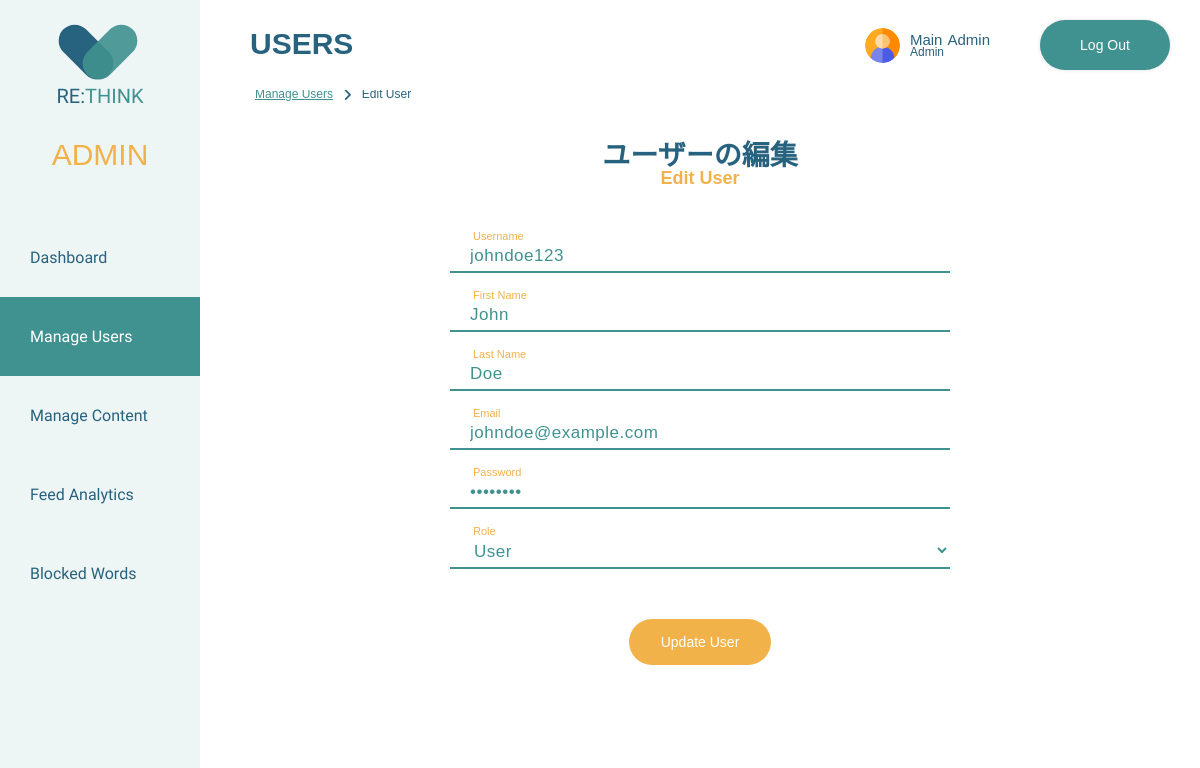
/rethink/admin/user_management/edit_user_admin/edit_user_details.php?id=129 (signed in), run on the app's committed database.
### tables this page shows
CREATE TABLE `users` (
  `UserID` int(11) NOT NULL,
  `FirstName` varchar(50) NOT NULL,
  `LastName` varchar(50) NOT NULL,
  `Username` varchar(30) DEFAULT NULL,
  `Email` varchar(50) NOT NULL,
  `Password` varchar(30) NOT NULL,
  `Role` varchar(1) NOT NULL,
  `Created` date DEFAULT NULL,
  `profileImg` varchar(100) DEFAULT NULL
);

### rethink/server-side/shared/check_login.php (called while the page is built, shortened)
<?php
function check_login($con) {
	if(isset($_SESSION['UserID']))
	{
		$id = $_SESSION['UserID'];
		$query = "SELECT * FROM users WHERE UserID = '$id' limit 1";
		$result = mysqli_query($con,$query);
		if ($result && mysqli_num_rows($result) > 0) {
			$user_data = mysqli_fetch_assoc($result);
			return $user_data;
		}
	}
	die;
}

### rethink/admin/user_management/edit_user_admin/edit_user_details.php (the view, shortened to what this page needs)
<?php
include(BASE_PATH . "connections.php");
include(BASE_PATH . "check_login.php");
include(BASE_PATH . "header/admin_layout.php");
$adminData = check_login($con);
?>
<!DOCTYPE html>
<html lang="en">
    <head>
        <?php includeHeadAssets(); ?>
    </head>
    <body>
        <header class="sidebar-navigation manage-users-navigation">
            <?php renderAdminNavigation(); ?>
        </header>
        <?php renderAdminHeaderWithLogout($adminData); ?>
        <div class="admin-main-wrapper">
            <h2>Users</h2>
            <div class="breadcrumbs breadcrumbs-admin">
                <a href="../manage_users.php">
                    <p>Manage Users</p>
                </a>
                <i class="fa-solid fa-angle-right fa-sm"></i>
                <p class="bread-active">Edit User</p>
            </div>
            <div>
                <?php
                if (isset($_GET['id'])) {
                    $userID = $_GET['id'];
                    $userQuery = "SELECT * FROM users WHERE UserID = $userID";
                    $userResult = mysqli_query($con, $userQuery);
                    if (mysqli_num_rows($userResult) > 0) {
                        foreach ($userResult as $userRecord) { ?>
                            <div class="user-management-form-wrapper">
                                <div class="user-management-header">
                                    <h3>
                                        <span class="japanese-title">ユーザーの編集</span>
                                        <span class="english-title">Edit User</span>
                                    </h3>
                                </div>
                                <form action="" method="POST" enctype="multipart/form-data">
                                    <div class="input-container
                                        <?php
                                        if (($userRecord['Username']) != '') {
                                            echo 'focus';
                                        }?>">
                                        <label for="">Username</label>
                                        <span>Username</span>
                                        <input type="text" name="username" value="<?php echo $userRecord['Username'];?>" class=" input form-control" >
                                        <div class="input-error">
                                            <p>
                                            </p>
                                        </div>
                                    </div>
                                    <div class="input-container
                                        <?php
                                        if (($userRecord['FirstName']) != '') {
                                            echo 'focus';
                                        }?>">
                                        <label for="">First Name</label>
                                        <span>First Name</span>
                                        <input type="text" name="firstName" value="<?php echo $userRecord['FirstName'];?>" class="input form-control">
                                        <div class="input-error">
                                            <p><?= $error['firstname_missing'] ?? '' ?></p>
                                        </div>
                                    </div>
                                    <div class="input-container
                                        <?php
                                        if (($userRecord['LastName']) != '') {
                                            echo 'focus';
                                        }?>">
                                        <label for="">Last Name</label>
                                        <span>Last Name</span>
                                        <input type="text" name="lastName" value="<?php echo $userRecord['LastName'];?>" class="input form-control">
                                        <div class="input-error">
                                            <p><?= $error['lastname_missing'] ?? '' ?></p>
                                        </div>
                                    </div>
                                    <div class="input-container
                                        <?php
                                        if (($userRecord['Email']) != '') {
                                            echo 'focus';}
                                        ?>">
                                        <label for="">Email</label>
                                        <span>Email</span>
                                        <input type="text" name="email" value="<?php echo $userRecord['Email'];?>" class="input form-control">
                                        <div class="input-error">
                                            <p>
                                            </p>
                                        </div>
                                    </div>
                                    <div class="input-container
                                        <?php
                                        if (($userRecord['Password']) != '') {
                                            echo 'focus';
                                        }?>">
                                        <label for="">Password</label>
                                        <span>Password</span>
                                        <input type="password" name="password" value="<?php echo $userRecord['Password'];?>"class="input form-control">
                                        <div class="input-error">
                                            <p><?= $error['password_missing'] ?? '' ?></p>
                                        </div>
                                    </div>
                                    <div class="input-container focus select-area">
                                        <label for="">Role</label>
                                        <span>Role</span>
                                        <select name="role" required class="input form-control">
                                            <option value="0" <?= $userRecord['Role'] == '0' ? 'selected':'' ?> >User</option>
                                        </select>
                                        <div class="input-error">
                                            <p><?= $error['role_missing'] ?? '' ?></p>
                                        </div>
                                    </div>
                                    <div class="form-actions">
                                        <button type="submit" name="update-user" class="primary-btn">Update User</button>
                                    </div>
                                </form>
                            </div>
                        <?php
                        }
                    } else { ?>
                        <h4>No record found</h4>
                    <?php
                    }
                }
                ?>
            </div>
        </div>
    </body>
</html>

### rethink/server-side/shared/header/admin_layout.php (shortened to what this page needs)
<?php
function hsc($hsc)
{
	return htmlspecialchars($hsc, ENT_QUOTES);
}
function includeHeadAssets(){
    echo '
        <meta charset="utf-8">
        <title>RE:THINK</title>
        <script src="https://kit.fontawesome.com/4f1988a159.js"></script>
        <link rel="preconnect" href="https://fonts.googleapis.com">
        <link rel="preconnect" href="https://fonts.gstatic.com" crossorigin>
        <link href="https://fonts.googleapis.com/css2?family=Gudea&display=swap" rel="stylesheet">
        <link rel="stylesheet" href="' . BASE_URL . './assets/css/shared.css">
        <link rel="stylesheet" href="' . BASE_URL . './assets/css/admin.css">
        <script src="'. BASE_URL . 'assets/javascript/input_handler.js" defer></script>
        <script src="'. BASE_URL . 'assets/javascript/alert_handler.js" defer></script>
        <script src="'. BASE_URL . 'assets/javascript/icon_selection_modal.js" defer></script>
        <script language="JavaScript" type="text/javascript">
            function checkDelete(){
                return confirm("本当に削除しますか？"); // "Are you sure you want to delete"? in Japanese
            }
        </script>
    ';
}
function renderAdminNavigation(){
    echo "
        <nav>
            <a href='". BASE_URL . "admin/admin_dashboard.php'>
                <div class='heart-header'>
                    <div class='heart'>
                        <div class='heart-left'></div>
                        <div class='heart-right'></div>
                    </div>
                    <div class='name-header'>RE:<span>THINK</span></div>
                </div>
            </a>
            <div class='header-admin-text'>
                <p>ADMIN</p>
            </div>
            <ul>
                <a href='". BASE_URL . "admin/admin_dashboard.php' class='dashboard-active'>
                    <li class='hover-underline-animation'>Dashboard</li>
                </a>
                <a href='". BASE_URL . "admin/user_management/manage_users.php' class='manage-users-active'>
                    <li class='hover-underline-animation'>Manage Users</li>
                </a>
                <a href='". BASE_URL . "admin/content_management/manage_content.php' class='manage-contents-active'>
                    <li class='hover-underline-animation'>Manage Content</li>
                </a>
                <a href='". BASE_URL . "admin/user_feed/user_feed_analytics.php' class='user-feed-active'>
                    <li class='hover-underline-animation'>Feed Analytics</li>
                </a>
                <a href='". BASE_URL . "admin/blocked_words/manage_blocked_words.php' class='blocked-words-active'>
                    <li class='hover-underline-animation'>Blocked Words</li>
                </a>
            </ul>
        </nav>
    ";
}
function renderAdminHeaderWithLogout($admin_data){
    echo "
    <div class='top-header'>
        <a href='" . BASE_URL . "admin/admin_profile/admin_profile.php'>
            <div class='header-display'>
                <div class='header-icon'>
                    <img src='" . BASE_URL . "assets/user-img/" .hsc($admin_data['profileImg'])."' alt='Admin Profile Image'>
                </div>
                <div class='header-name-wrapper'>
                    <div class='header-name'>
                        <p class='header-fname'>" .hsc($admin_data['FirstName'])."</p>
                        <p class='header-lname'>" .hsc($admin_data['LastName'])."</p>
                    </div>
                    <div class='header-title'>
                        <p>Admin</p>
                    </div>
                </div>
            </div>
        </a>
        <a href='". BASE_URL . "server-side/shared/logout.php'>
            <div class='logout-sticky'>Log Out</div>
        </a>
    </div>
    ";
}
?>

### rethink/assets/css/admin.css (style rules this page uses)
:root { --primary-color: #27627E; --secondary-color: #409290; --accent-color: #f1b24a; --background-color: #eef5f5; --admin-color-deep-teal: #27627E; --admin-color-sky-blue: #9DC3E6; --admin-color-aqua-green: #8BCCCA; --admin-golden-tangerine: #f7a420; --admin-color-golden-honey: #f1b14acc; --color-white: #fff; --color-off-white: #fefefe; --color-gray-1: #ddd; --color-gray-2: #cdcdcd; --color-gray-3: #A6A6A6; --color-gray-4: #989898; --color-gray-5: #6d6d6d; --color-gray-6: #4d4d4d; --color-gray-7: #26282ac6; --color-red: #cb3d3d; --color-brick-red: #924040; --color-soft-amber: #f1b14a6d; --color-golden-orange: #e48e00; --great-mood-color: #812061; --good-mood-color: #EB6694; --okay-mood-color: #8BCCCA; --bad-mood-color: #9DC3E6; --awful-mood-color: #27627E; }
.admin-main-wrapper { padding-left: 200px; padding-top: 100px; height: 100%; }
.admin-main-wrapper h2 { position: fixed; font-size: 30px; top: 2px; left: 250px; text-transform: uppercase; z-index: 25; }
.user-management-form-wrapper { width: 55%; margin: 0 auto; background-color: var(--color-white);; position: relative; }
.user-management-form-wrapper .user-management-header { display: flex; justify-content: center; text-align: center; }
.user-management-form-wrapper .user-management-header h3 { margin: 0; display: flex; flex-direction: column; }
.user-management-form-wrapper form { padding: 25px; z-index: 0; overflow: hidden; position: relative; }
.user-management-form-wrapper .input-container { position: relative; margin: 22px 0; }
.user-management-form-wrapper .input-container p { font-size: 15px; font-weight: 400px; color: var(--accent-color); position: absolute; right: 0; }
.user-management-form-wrapper .input-container span { font-size: 10px; position: absolute; top: 0; left: 16px; transform: translateY(-50%); padding: 0 8px; color: transparent; pointer-events: none; z-index: 20; }
.user-management-form-wrapper .input-container span:before, .user-management-form-wrapper .input-container span:after { content: ""; position: absolute; width: 10%; opacity: 0; transition: 0.3s; height: 5px; top: 50%; transform: translateY(-50%); }
.user-management-form-wrapper .input-container span:before { left: 50%; }
.user-management-form-wrapper .input-container span:after { right: 50%; }
.user-management-form-wrapper .input-container label { font-size: 15px; font-weight: 400px; color: var(--accent-color); position: absolute; top: 50%; left:15px; transform: translateY(-50%); padding: 0 8px; pointer-events: none; z-index: 30; transition: 0.5s; }
.user-management-form-wrapper .input { width: 100%; color: var(--secondary-color); font-size: 17px; font-family: "游ゴシック体", YuGothic, "游ゴシック Medium", "Yu Gothic Medium", "游ゴシック", "Yu Gothic", sans-serif; font-weight: 500; letter-spacing: 0.5px; box-sizing: border-box; outline: none; border: none; border-bottom: 2px solid var(--secondary-color); background: none; padding: 10px 20px 5px; transition: 0.3s; position: relative; }
.user-management-form-wrapper .input-container.focus label { top: 0; transform: translateY(-50%); left: 15px; font-size: 11px; }
.user-management-form-wrapper .input-container.focus span:before, .user-management-form-wrapper .input-container.focus span:after { width: 50%; opacity: 1; }
.user-management-form-wrapper .form-actions { margin: 50px auto; justify-content: center; display: flex; }
.user-management-form-wrapper .form-actions button { border: none; color: var(--color-white); }

### data on the page
users: profileImg (picture), FirstName "Main", LastName "Admin"
users: username "johndoe123", firstName "John", lastName "Doe", email "johndoe@example.com", role "User"
